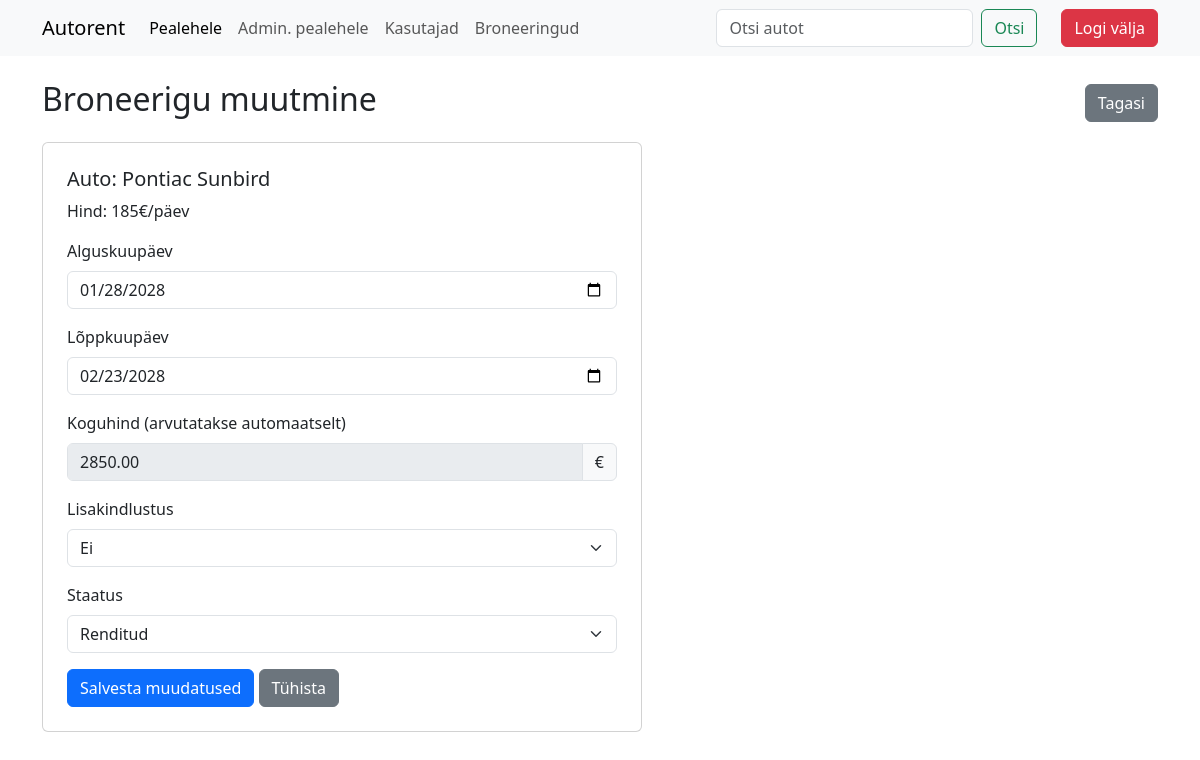
The page /admin/muuda_broneering.php?id=24 (signed in) on the database its author committed.
### tables this page shows
CREATE TABLE `reservations` (
  `id` int(11) NOT NULL,
  `user_id` int(11) NOT NULL,
  `car_id` int(11) NOT NULL,
  `start_date` date NOT NULL,
  `end_date` date NOT NULL,
  `insurance` enum('jah','ei') NOT NULL,
  `total_price` decimal(10,2) NOT NULL,
  `status` enum('vaba','broneeritud','renditud','hoolduses') DEFAULT 'vaba',
  `created_at` timestamp NULL DEFAULT current_timestamp(),
  `lisakindlustus` enum('jah','ei') NOT NULL DEFAULT 'ei'
);

CREATE TABLE `cars` (
  `id` int(4) NOT NULL,
  `mark` varchar(255) NOT NULL,
  `model` varchar(255) NOT NULL,
  `engine` varchar(255) NOT NULL,
  `fuel` enum('bensiin','diisel','elekter','hübriid','gaas') NOT NULL,
  `price` int(4) NOT NULL,
  `image` varchar(255) NOT NULL,
  `year` year(4) NOT NULL,
  `transmission` enum('automaat','poolautomaat','manuaalne') NOT NULL,
  `seats` int(1) NOT NULL,
  `description` varchar(255) NOT NULL,
  `status` enum('vaba','broneeritud','rendidud','hoolduses') NOT NULL
);

### admin/muuda_broneering.php (the view, shortened to what this page needs)
<?php
include('../config.php');
$reservation_id = isset($_GET['id']) ? (int)$_GET['id'] : 0;
$user_id = $_SESSION['user_id'];
$role = $_SESSION['role'];
if ($role === 'administraator') {
    $paring = "SELECT r.id, r.car_id, r.start_date, r.end_date, r.total_price, r.status, r.user_id, r.lisakindlustus, c.mark, c.model, c.price
               FROM reservations r
               JOIN cars c ON r.car_id = c.id
               WHERE r.id = $reservation_id";
} else {
    $paring = "SELECT r.id, r.car_id, r.start_date, r.end_date, r.total_price, r.status, r.user_id, r.lisakindlustus, c.mark, c.model, c.price
               FROM reservations r
               JOIN cars c ON r.car_id = c.id
               WHERE r.id = $reservation_id AND r.user_id = $user_id";
}
$valjund = mysqli_query($yhendus, $paring);
$reservation = mysqli_fetch_assoc($valjund);
include('../header.php');
?>
<div class="container">
    <div class="d-flex justify-content-between align-items-center mb-3">
        <h2>Broneerigu muutmine</h2>
        <button type="button" class="btn btn-secondary" onclick="history.back();">Tagasi</button>
    </div>
    <div class="card p-4" style="max-width: 600px;">
        <h5 class="card-title">Auto: <?php echo htmlspecialchars($reservation['mark'] . ' ' . $reservation['model']); ?></h5>
        <p class="card-text">Hind: <?php echo $reservation['price']; ?>€/päev</p>
        <form method="post">
            <div class="mb-3">
                <label for="start_date" class="form-label">Alguskuupäev</label>
                <input type="date" class="form-control" id="start_date" name="start_date" value="<?php echo $reservation['start_date']; ?>" required>
            </div>
            <div class="mb-3">
                <label for="end_date" class="form-label">Lõppkuupäev</label>
                <input type="date" class="form-control" id="end_date" name="end_date" value="<?php echo $reservation['end_date']; ?>" required>
            </div>
            <div class="mb-3">
                <label for="total_price" class="form-label">Koguhind (arvutatakse automaatselt)</label>
                <div class="input-group">
                    <input type="text" class="form-control" id="total_price" value="<?php echo $reservation['total_price']; ?>" disabled>
                    <span class="input-group-text">€</span>
                </div>
            </div>
            <div class="mb-3">
                <label for="lisakindlustus" class="form-label">Lisakindlustus</label>
                <select class="form-select" id="lisakindlustus" name="lisakindlustus" required>
                    <option value="ei" <?php echo ($reservation['lisakindlustus'] === 'ei') ? 'selected' : ''; ?>>Ei</option>
                </select>
            </div>
            <?php if ($role === 'administraator'): ?>
            <div class="mb-3">
                <label for="status" class="form-label">Staatus</label>
                <select class="form-select" id="status" name="status" required>
                    <option value="renditud" <?php echo ($reservation['status'] === 'renditud') ? 'selected' : ''; ?>>Renditud</option>
                </select>
            </div>
            <?php else: ?>
                <input type="hidden" name="status" value="<?php echo $reservation['status']; ?>">
            <?php endif; ?>
            <button type="submit" class="btn btn-primary">Salvesta muudatused</button>
            <button type="reset" class="btn btn-secondary">Tühista</button>
        </form>
    </div>
</div>
</body>
</html>

### rows shown on the page
reservations: car.model "Pontiac Sunbird", car.price "185", start_date "01/28/2028", end_date "02/23/2028", total_price "2850.00", lisakindlustus "Ei", status "Renditud"

### other values the page prints
$reservationsLabel "Broneeringud"
